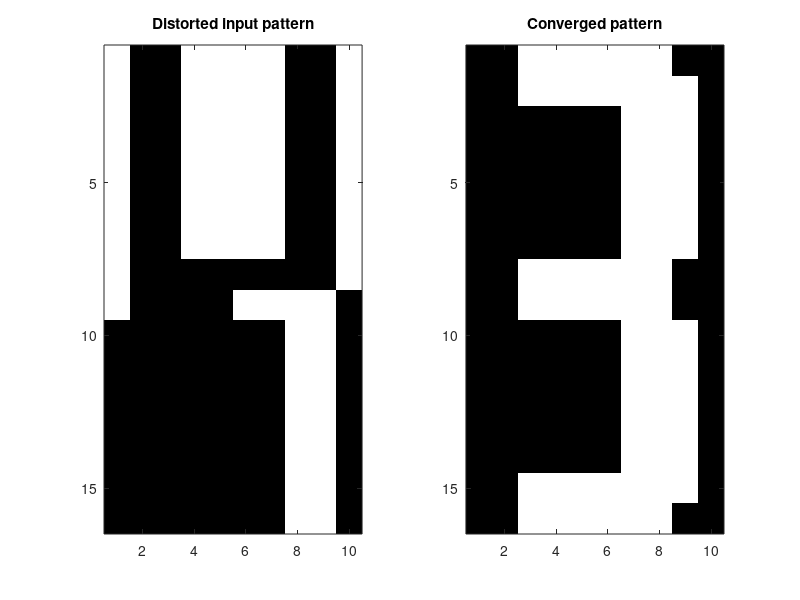

Source code (MATLAB):
%% Homework 1, Recognizing digits
% Author: Anna Carlsson
% Last updated: 2019-09-17

%% Code
clc, clear all

% Define number patterns
x1 = [-1, -1, -1, -1, -1, -1, -1, -1, -1, -1, -1, -1, -1, 1, 1, 1, 1, -1, -1, -1, -1, -1, 1, 1, 1, 1, 1, 1, -1, -1, -1, 1, 1, 1, -1, -1, 1, 1, 1, -1, -1, 1, 1, 1, -1, -1, 1, 1, 1, -1, -1, 1, 1, 1, -1, -1, 1, 1, 1, -1, -1, 1, 1, 1, -1, -1, 1, 1, 1, -1, -1, 1, 1, 1, -1, -1, 1, 1, 1, -1, -1, 1, 1, 1, -1, -1, 1, 1, 1, -1, -1, 1, 1, 1, -1, -1, 1, 1, 1, -1, -1, 1, 1, 1, -1, -1, 1, 1, 1, -1, -1, 1, 1, 1, -1, -1, 1, 1, 1, -1, -1, 1, 1, 1, -1, -1, 1, 1, 1, -1, -1, -1, 1, 1, 1, 1, 1, 1, -1, -1, -1, -1, -1, 1, 1, 1, 1, -1, -1, -1, -1, -1, -1, -1, -1, -1, -1, -1, -1, -1]';
x2 = [-1, -1, -1, 1, 1, 1, 1, -1, -1, -1, -1, -1, -1, 1, 1, 1, 1, -1, -1, -1, -1, -1, -1, 1, 1, 1, 1, -1, -1, -1, -1, -1, -1, 1, 1, 1, 1, -1, -1, -1, -1, -1, -1, 1, 1, 1, 1, -1, -1, -1, -1, -1, -1, 1, 1, 1, 1, -1, -1, -1, -1, -1, -1, 1, 1, 1, 1, -1, -1, -1, -1, -1, -1, 1, 1, 1, 1, -1, -1, -1, -1, -1, -1, 1, 1, 1, 1, -1, -1, -1, -1, -1, -1, 1, 1, 1, 1, -1, -1, -1, -1, -1, -1, 1, 1, 1, 1, -1, -1, -1, -1, -1, -1, 1, 1, 1, 1, -1, -1, -1, -1, -1, -1, 1, 1, 1, 1, -1, -1, -1, -1, -1, -1, 1, 1, 1, 1, -1, -1, -1, -1, -1, -1, 1, 1, 1, 1, -1, -1, -1, -1, -1, -1, 1, 1, 1, 1, -1, -1, -1]';
x3 = [1, 1, 1, 1, 1, 1, 1, 1, -1, -1, 1, 1, 1, 1, 1, 1, 1, 1, -1, -1, -1, -1, -1, -1, -1, 1, 1, 1, -1, -1, -1, -1, -1, -1, -1, 1, 1, 1, -1, -1, -1, -1, -1, -1, -1, 1, 1, 1, -1, -1, -1, -1, -1, -1, -1, 1, 1, 1, -1, -1, -1, -1, -1, -1, -1, 1, 1, 1, -1, -1, 1, 1, 1, 1, 1, 1, 1, 1, -1, -1, 1, 1, 1, 1, 1, 1, 1, 1, -1, -1, 1, 1, 1, -1, -1, -1, -1, -1, -1, -1, 1, 1, 1, -1, -1, -1, -1, -1, -1, -1, 1, 1, 1, -1, -1, -1, -1, -1, -1, -1, 1, 1, 1, -1, -1, -1, -1, -1, -1, -1, 1, 1, 1, -1, -1, -1, -1, -1, -1, -1, 1, 1, 1, 1, 1, 1, 1, 1, -1, -1, 1, 1, 1, 1, 1, 1, 1, 1, -1, -1]';
x4 = [-1, -1, 1, 1, 1, 1, 1, 1, -1, -1, -1, -1, 1, 1, 1, 1, 1, 1, 1, -1, -1, -1, -1, -1, -1, -1, 1, 1, 1, -1, -1, -1, -1, -1, -1, -1, 1, 1, 1, -1, -1, -1, -1, -1, -1, -1, 1, 1, 1, -1, -1, -1, -1, -1, -1, -1, 1, 1, 1, -1, -1, -1, -1, -1, -1, -1, 1, 1, 1, -1, -1, -1, 1, 1, 1, 1, 1, 1, -1, -1, -1, -1, 1, 1, 1, 1, 1, 1, -1, -1, -1, -1, -1, -1, -1, -1, 1, 1, 1, -1, -1, -1, -1, -1, -1, -1, 1, 1, 1, -1, -1, -1, -1, -1, -1, -1, 1, 1, 1, -1, -1, -1, -1, -1, -1, -1, 1, 1, 1, -1, -1, -1, -1, -1, -1, -1, 1, 1, 1, -1, -1, -1, 1, 1, 1, 1, 1, 1, 1, -1, -1, -1, 1, 1, 1, 1, 1, 1, -1, -1]';
x5 = [-1, 1, 1, -1, -1, -1, -1, 1, 1, -1, -1, 1, 1, -1, -1, -1, -1, 1, 1, -1, -1, 1, 1, -1, -1, -1, -1, 1, 1, -1, -1, 1, 1, -1, -1, -1, -1, 1, 1, -1, -1, 1, 1, -1, -1, -1, -1, 1, 1, -1, -1, 1, 1, -1, -1, -1, -1, 1, 1, -1, -1, 1, 1, -1, -1, -1, -1, 1, 1, -1, -1, 1, 1, 1, 1, 1, 1, 1, 1, -1, -1, 1, 1, 1, 1, 1, 1, 1, 1, -1, -1, -1, -1, -1, -1, -1, -1, 1, 1, -1, -1, -1, -1, -1, -1, -1, -1, 1, 1, -1, -1, -1, -1, -1, -1, -1, -1, 1, 1, -1, -1, -1, -1, -1, -1, -1, -1, 1, 1, -1, -1, -1, -1, -1, -1, -1, -1, 1, 1, -1, -1, -1, -1, -1, -1, -1, -1, 1, 1, -1, -1, -1, -1, -1, -1, -1, -1, 1, 1, -1]';

% Store patterns in network
N = 160;
W = zeros(160, 160);
p = [x1, x2, x3, x4, x5];

for k = 1 : 5
    W = W + p(:, k) * p(:, k)';
end
        
W = W / N; % Normalize
W = W - diag(diag(W)); % Set diagonal elements to zero

% Define the patterns we want to input to the network
x_dist_1 = [1, 1, 1, -1, -1, -1, -1, 1, 1, 1, -1, -1, -1, 1, 1, 1, 1, -1, -1, -1, -1, -1, -1, 1, 1, 1, 1, -1, -1, -1, -1, -1, -1, 1, 1, 1, 1, -1, -1, -1, -1, -1, -1, 1, 1, 1, 1, -1, -1, -1, -1, -1, -1, 1, 1, 1, 1, -1, -1, -1, -1, -1, -1, 1, 1, 1, 1, -1, -1, -1, -1, -1, -1, 1, 1, 1, 1, -1, -1, -1, -1, -1, -1, 1, 1, 1, 1, -1, -1, -1, -1, -1, -1, 1, 1, 1, 1, -1, -1, -1, -1, -1, -1, 1, 1, 1, 1, -1, -1, -1, -1, -1, -1, 1, 1, 1, 1, -1, -1, -1, -1, -1, -1, 1, 1, 1, 1, -1, -1, -1, -1, -1, -1, 1, 1, 1, 1, -1, -1, -1, -1, -1, -1, 1, 1, 1, 1, -1, -1, -1, -1, -1, -1, 1, 1, 1, 1, -1, -1, -1]';
x_dist_2 = [1, -1, -1, 1, 1, 1, 1, -1, -1, 1, 1, -1, -1, 1, 1, 1, 1, -1, -1, 1, 1, -1, -1, 1, 1, 1, 1, -1, -1, 1, 1, -1, -1, 1, 1, 1, 1, -1, -1, 1, 1, -1, -1, 1, 1, 1, 1, -1, -1, 1, 1, -1, -1, 1, 1, 1, 1, -1, -1, 1, 1, -1, -1, 1, 1, 1, 1, -1, -1, 1, 1, -1, -1, -1, -1, -1, -1, -1, -1, 1, 1, -1, -1, -1, -1, 1, 1, 1, 1, -1, -1, -1, -1, -1, -1, -1, -1, 1, 1, -1, -1, -1, -1, -1, -1, -1, -1, 1, 1, -1, -1, -1, -1, -1, -1, -1, -1, 1, 1, -1, -1, -1, -1, -1, -1, -1, -1, 1, 1, -1, -1, -1, -1, -1, -1, -1, -1, 1, 1, -1, -1, -1, -1, -1, -1, -1, -1, 1, 1, -1, -1, -1, -1, -1, -1, -1, -1, 1, 1, -1]';
x_dist_3 = [-1, -1, -1, 1, 1, 1, 1, -1, -1, -1, -1, -1, -1, 1, 1, 1, 1, -1, -1, -1, -1, -1, -1, 1, 1, 1, 1, -1, -1, -1, -1, -1, -1, 1, 1, 1, 1, -1, -1, -1, -1, -1, -1, 1, 1, 1, 1, -1, -1, -1, -1, -1, -1, 1, 1, 1, 1, -1, -1, -1, -1, -1, -1, 1, 1, 1, 1, -1, -1, -1, -1, -1, -1, 1, 1, 1, 1, -1, -1, -1, -1, -1, -1, 1, 1, 1, 1, -1, -1, -1, -1, -1, -1, 1, 1, 1, 1, -1, -1, -1, -1, -1, -1, 1, 1, 1, 1, -1, -1, -1, -1, -1, -1, 1, 1, 1, 1, -1, -1, -1, -1, -1, -1, 1, 1, 1, 1, -1, -1, -1, -1, -1, -1, 1, 1, 1, 1, -1, -1, -1, 1, 1, 1, -1, -1, -1, -1, 1, 1, 1, 1, 1, 1, -1, -1, -1, -1, 1, 1, 1]';

X_dist = [x_dist_1, x_dist_2, x_dist_3];

% Update bits using typewriter scheme
pattern_nbr = 2; 
X_prev = X_dist(:,pattern_nbr);

converged = false;

while (~converged)
    X_current = X_prev;
    
    for i = 1 : N
        temp_state = sign(1/N * W(i,:) * X_current);
        
        if temp_state == 0
           temp_state = 1; 
        end
        
        X_current(i) = temp_state;
    end
    
    if isequal(X_current, X_prev)
        converged = true;
    else
        X_prev = X_current;
    end
end

%% Plot result to see what the distorted pattern converged to
disturbed_pattern = reshape(X_dist(:,pattern_nbr),[10,16])';
converged_pattern = reshape(X_current, [10,16])';

colormap(gray(256))
subplot(1,2,1)
image(((disturbed_pattern+1)/2)*256)
title("Distorted input pattern")

subplot(1,2,2)
image(((converged_pattern+1)/2)*256)
title("Converged pattern")